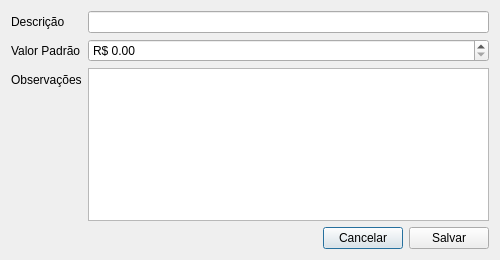
<?xml version="1.0" encoding="UTF-8"?>
<ui version="4.0">
 <class>ServicoForm</class>

 <widget class="QDialog" name="ServicoForm">

  <property name="geometry">
   <rect>
    <x>0</x>
    <y>0</y>
    <width>500</width>
    <height>260</height>
   </rect>
  </property>

  <property name="windowTitle">
   <string>Cadastro de Serviço</string>
  </property>

  <layout class="QVBoxLayout" name="verticalLayout">

   <item>

    <layout class="QFormLayout" name="formLayout">

     <item row="0" column="0">
      <widget class="QLabel" name="lblDescricao">
       <property name="text">
        <string>Descrição</string>
       </property>
      </widget>
     </item>

     <item row="0" column="1">
      <widget class="QLineEdit" name="txtDescricao"/>
     </item>


     <item row="1" column="0">
      <widget class="QLabel" name="lblValorPadrao">
       <property name="text">
        <string>Valor Padrão</string>
       </property>
      </widget>
     </item>

     <item row="1" column="1">
      <widget class="QDoubleSpinBox" name="spnValorPadrao">
       <property name="decimals">
        <number>2</number>
       </property>
       <property name="maximum">
        <double>999999.990000000000000</double>
       </property>
       <property name="singleStep">
        <double>10.000000000000000</double>
       </property>
       <property name="prefix">
        <string>R$ </string>
       </property>
      </widget>
     </item>


     <item row="2" column="0">
      <widget class="QLabel" name="lblObservacoes">
       <property name="text">
        <string>Observações</string>
       </property>
      </widget>
     </item>

     <item row="2" column="1">
      <widget class="QPlainTextEdit" name="txtObservacoes"/>
     </item>

    </layout>

   </item>


   <item>

    <layout class="QHBoxLayout" name="horizontalLayout">

     <item>
      <spacer name="horizontalSpacer">
       <property name="orientation">
        <enum>Qt::Horizontal</enum>
       </property>
       <property name="sizeHint" stdset="0">
        <size>
         <width>40</width>
         <height>20</height>
        </size>
       </property>
      </spacer>
     </item>

     <item>
      <widget class="QPushButton" name="btnCancelar">
       <property name="text">
        <string>Cancelar</string>
       </property>
      </widget>
     </item>

     <item>
      <widget class="QPushButton" name="btnSalvar">
       <property name="text">
        <string>Salvar</string>
       </property>
      </widget>
     </item>

    </layout>

   </item>

  </layout>

 </widget>

 <resources/>
 <connections/>
</ui>
